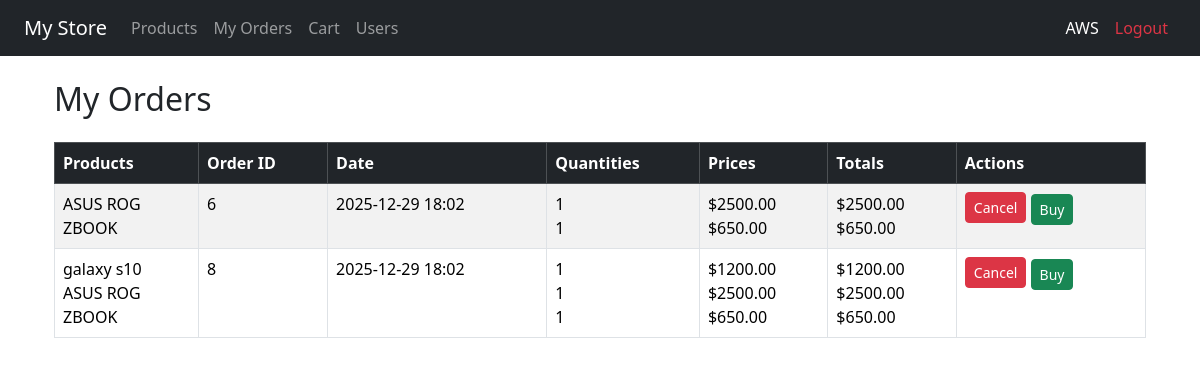
Screenshot of /orders/my-orders/ (signed in) with the database file from the repository.
### orders/models.py (models this page shows, shortened)
class OrderItem(models.Model):
    order = models.ForeignKey(Order, on_delete=models.CASCADE, related_name='items')
    product = models.ForeignKey(Product, on_delete=models.CASCADE)
    quantity = models.PositiveIntegerField(default=1)
    def total_price(self):
        return self.product.price * self.quantity

class Order(models.Model):
    user = models.ForeignKey(User, on_delete=models.CASCADE)
    created_at = models.DateTimeField(auto_now_add=True)
    completed = models.BooleanField(default=False)
    paid = models.BooleanField(default=False)

### store/models.py (models this page shows, shortened)
class Product(models.Model):
    name = models.CharField(max_length=200)
    price = models.DecimalField(max_digits=8, decimal_places=2)
    description = models.TextField(blank=True)
    brand = models.CharField(max_length=20,default="")
    ram = models.CharField(max_length=10)
    storage = models.CharField(max_length=10)
    category = models.ForeignKey(Category, on_delete=models.CASCADE)
    image = models.ImageField(upload_to='product_images/', blank=True, null=True)
    created_at = models.DateTimeField(auto_now_add=True)

### orders/views.py (the view)
# urls.py: path('my-orders/', my_orders, name='my_orders'),
@login_required
def my_orders(request):
    orders = Order.objects.filter(user=request.user, completed=True, paid=False)
    return render(request, 'orders/my_orders.html', {'orders': orders})

### templates/orders/my_orders.html
{% extends 'base.html' %}
{% block content %}
<div class="container mt-4">
    <h2 class="mb-4">My Orders</h2>
    {% if orders %}
    <table class="table table-bordered table-striped">
        <thead class="table-dark">
            <tr>
                <th>Products</th>
                <th>Order ID</th>
                <th>Date</th>
                <th>Quantities</th>
                <th>Prices</th>
                <th>Totals</th>
                <th>Actions</th>
            </tr>
        </thead>
        <tbody>
            {% for order in orders %}
            <tr>
                <td>
                    <ul class="list-unstyled mb-0">
                        {% for item in order.items.all %}
                            <li>{{ item.product.name }}</li>
                        {% endfor %}
                    </ul>
                </td>
                <td>{{ order.id }}</td>
                <td>{{ order.created_at|date:"Y-m-d H:i" }}</td>
                <td>
                    <ul class="list-unstyled mb-0">
                        {% for item in order.items.all %}
                            <li>{{ item.quantity }}</li>
                        {% endfor %}
                    </ul>
                </td>
                <td>
                    <ul class="list-unstyled mb-0">
                        {% for item in order.items.all %}
                            <li>${{ item.product.price }}</li>
                        {% endfor %}
                    </ul>
                </td>
                <td>
                    <ul class="list-unstyled mb-0">
                        {% for item in order.items.all %}
                            <li>${{ item.total_price }}</li>
                        {% endfor %}
                    </ul>
                </td>
                <td>
                    <a href="{% url 'cancel_order' order.id %}" class="btn btn-sm btn-danger mb-1">Cancel</a>
                    <a href="{% url 'payment' order.id %}" class="btn btn-sm btn-success">Buy</a>
                </td>
            </tr>
            {% endfor %}
        </tbody>
    </table>
    {% else %}
    <p>You have no orders yet.</p>
    {% endif %}
</div>
{% endblock %}

### templates/base.html (shortened to what this page needs)
{% load static %}
<!DOCTYPE html>
<html lang="en">
<head>
    <link rel="stylesheet" href="{% static 'bootstrap/css/bootstrap.min.css' %}" >
</head>
<body>
<nav class="navbar navbar-expand-lg navbar-dark bg-dark px-4">
    <a class="navbar-brand" href="{% url 'product_list' %}">My Store</a>
    <div class="collapse navbar-collapse">
        <ul class="navbar-nav me-auto">
            <li class="nav-item">
                <a class="nav-link" href="{% url 'product_list' %}">Products</a>
            </li>
            <li class="nav-item">
                <a class="nav-link" href="{% url 'my_orders' %}">My Orders</a>
            </li>
            <li class="nav-item">
                <a class="nav-link" href="{% url 'cart' %}">Cart</a>
            </li>
            {% if user.is_superuser %}
          <li class="nav-item">
            <a class="nav-link" href="{% url 'user_list' %}">Users</a>
          </li>
          {% endif %}
        </ul>
        <ul class="navbar-nav">
            {% if user.is_authenticated %}
                <li class="nav-item">
                    <span class="nav-link text-white">
                        {{ user.username }}
                    </span>
                </li>
                <li class="nav-item">
                    <a class="nav-link text-danger" href="{% url 'logout' %}">Logout</a>
                </li>
            {% else %}
                <li class="nav-item">
                    <a class="nav-link" href="{% url 'login' %}">Login</a>
                </li>
            {% endif %}
        </ul>
    </div>
</nav>
<div class="container mt-4">
    {% block content %}{% endblock %}
</div>
</body>
</html>

### rows the page displays
Order: id "6", created_at "2025-12-29 18:02"
OrderItem: product.name "ASUS ROG", quantity "1", product.price "2500.00", total_price "2500.00"
OrderItem: product.name "ZBOOK", quantity "1", product.price "650.00", total_price "650.00"
Order: id "8", created_at "2025-12-29 18:02"
OrderItem: product.name "galaxy s10", quantity "1", product.price "1200.00", total_price "1200.00"
OrderItem: product.name "ASUS ROG", quantity "1", product.price "2500.00", total_price "2500.00"
OrderItem: product.name "ZBOOK", quantity "1", product.price "650.00", total_price "650.00"

### other values shown
{{ user.username }} "AWS"
